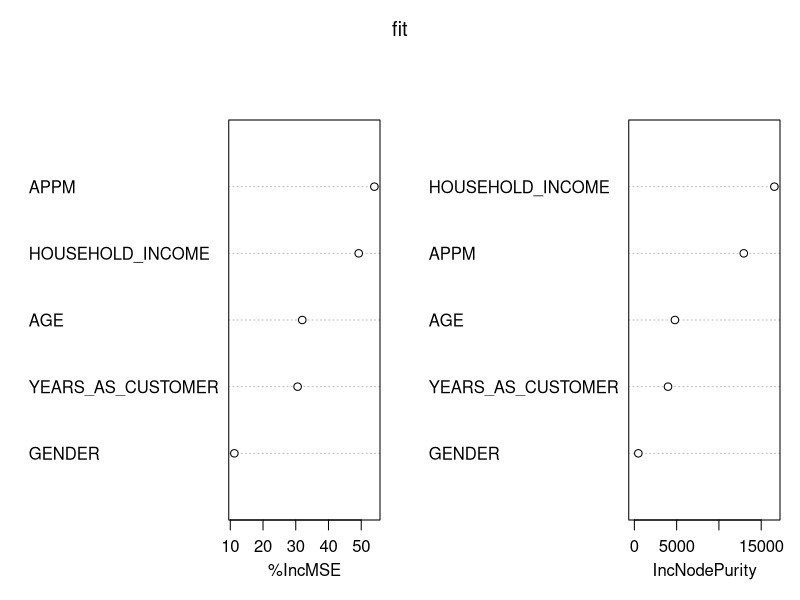

This chart was generated by the following R code: (Note: this script raises an error after producing the figure.)
# Magazines/newspaper subscriptions up-sell project

# ---------------------------------------------------------------------------------
# INITIAL SETUP
# ---------------------------------------------------------------------------------
# set working directory
setwd("~/Desktop/")

# load dataset
dat <- read.csv("CustSubscriptions.csv")


# ---------------------------------------------------------------------------------
# DATA CLEAN-UP/REFORMAT
# ---------------------------------------------------------------------------------
# drop $ sign in HOUSEHOLD_INCOME AND CUSTOMER_REVENUE vars and change them
# from categorical into numeric type
unique(dat$HOUSEHOLD_INCOME)
dat$HOUSEHOLD_INCOME <- gsub("\\$", "", dat$HOUSEHOLD_INCOME)
dat$HOUSEHOLD_INCOME <- as.numeric(gsub(",", "", dat$HOUSEHOLD_INCOME))
dat$CUSTOMER_REVENUE <- gsub("[$]", "", dat$CUSTOMER_REVENUE)
dat$CUSTOMER_REVENUE <- gsub(",", "", dat$CUSTOMER_REVENUE)
dat$CUSTOMER_REVENUE <- as.numeric(gsub(" ", "", dat$CUSTOMER_REVENUE))

# assumption:
# var CUSTOMER_REVENUE is revenue earned from customer the year before.

# new var: APPM (avg price per mag)
dat$APPM <- (dat$CUSTOMER_REVENUE / dat$CUSTOMER_SUBSCRIPTION_COUNT)



# ---------------------------------------------------------------------------------
# DATA EXPLORATION: overall data
# ---------------------------------------------------------------------------------
# percentage of potential lead over whole customer database
prop.table(table(dat$CUSTOMER_SUBSCRIPTION_COUNT == 1)) # 27%

# get summary of years as customer var
summary(dat$YEARS_AS_CUSTOMER)



# ---------------------------------------------------------------------------------
# DATA EXPLORATION: APPM var
# ---------------------------------------------------------------------------------
# note that APPM == 80 is only observed in customers > 1 subs, so let's 
# explore further

# subset new data frame for APPM == 80
APPM80 <- subset(dat, APPM == 80)
# 52 observations

# More male or female?
table(APPM80$GENDER)
# F  M  U 
# 14 36  2 

# Younger or older age?
summary(APPM80$AGE)
# Min. 1st Qu.  Median    Mean 3rd Qu.    Max. 
# 26.00   32.75   40.00   40.08   45.00   64.00 

# Newer or older customer?
summary(APPM80$YEARS_AS_CUSTOMER)
# Min. 1st Qu.  Median    Mean 3rd Qu.    Max. 
# 4.00    7.00   11.00   10.77   13.00   23.00 

# Fewer or More subscription count?
summary(APPM80$CUSTOMER_SUBSCRIPTION_COUNT)
# Min. 1st Qu.  Median    Mean 3rd Qu.    Max. 
# 2.000   7.000  10.500   9.846  13.000  13.000 

# Finding summary:
# Men around 40 years old; subscribing to 9-10 magazines for 10-11 years
# tend to subscribe to more expensive magazines.



# ---------------------------------------------------------------------------------
# DATA MODELING: RANDOM FOREST
# ---------------------------------------------------------------------------------
# load library
library(randomForest)

# ensure repeatability
set.seed(123)

# build a random forest model
fit <- randomForest(CUSTOMER_SUBSCRIPTION_COUNT ~ AGE + 
                            HOUSEHOLD_INCOME + 
                            YEARS_AS_CUSTOMER +
                            APPM + 
                            GENDER,
                    data = dat,
                    importance = T,
                    ntree = 500)

# plot to see importance of vars
varImpPlot(fit)

# Finding summary:
# APPM and household income show to be most important features.



# ---------------------------------------------------------------------------------
# DATA EXPLORATION: HOUSEHOLD_INCOME var
# ---------------------------------------------------------------------------------
# summary of household income
summary(dat$HOUSEHOLD_INCOME)

# subset data frame: <55000
under55k <- subset(dat, HOUSEHOLD_INCOME < 55000) # 8885 obs

# subset data frame: >= 55000
is55kandAbove <- subset(dat, HOUSEHOLD_INCOME >= 55000) # 7135 obs

# percentage of == 1 subs in under55k
prop.table(table(under55k$CUSTOMER_SUBSCRIPTION_COUNT > 1)) # 62%

# percentage of == 1 subs in is55kandAbove
prop.table(table(is55kandAbove$CUSTOMER_SUBSCRIPTION_COUNT > 1)) # 87%

# boxplot of household income data in relation with cust == 1 sub (0) and > 1 sub (1)
boxplot(dat$HOUSEHOLD_INCOME ~ dat$TARGET)

# Finding summary:
# Customers reporting higher household income tend to subscribe > 1 mag 



# ---------------------------------------------------------------------------------
# DATA MODELING: YEARS AS CUSTOMER
# ---------------------------------------------------------------------------------
# boxplot
boxplot(dat$YEARS_AS_CUSTOMER ~ dat$TARGET)

# Finding summary:
# cust > 1 sub have a lower median of years as customer



# ---------------------------------------------------------------------------------
# DATA MODELING: GENDER
# ---------------------------------------------------------------------------------
# chi-square test on female and target
femaleTarget = table(dat$TARGET, dat$Female)
chisq.test(femaleTarget)

# return:
# Pearson's Chi-squared test with Yates' continuity correction
# 
# data:  femaleTarget
# X-squared = 2.951, df = 1, p-value = 0.08582

# chi-square test on male and target
maleTarget = table(dat$TARGET, dat$Male)
chisq.test(maleTarget)

# return:
# Pearson's Chi-squared test with Yates' continuity correction
# 
# data:  maleTarget
# X-squared = 3.1593, df = 1, p-value = 0.0755

# note that p-value > 0.05 is consistent with previous findings that
# gender var does not significantly influence how many mag cust will subscribe.



# ---------------------------------------------------------------------------------
# DATA MODELING: LINEAR REGRESSION 
# ---------------------------------------------------------------------------------
# linear regression 
lmfit <- lm(CUSTOMER_SUBSCRIPTION_COUNT ~ HOUSEHOLD_INCOME + 
                    AGE + 
                    GENDER + 
                    APPM,
          data = dat)
summary(lmfit)

# Residuals:
#         Min     1Q Median     3Q    Max 
# -9.330 -1.681 -0.513  1.258 11.625 
#
# Coefficients:
#         Estimate Std. Error t value Pr(>|t|)    
# (Intercept)       4.144e+00  8.442e-02  49.084   <2e-16 ***
#         HOUSEHOLD_INCOME  3.087e-05  4.945e-07  62.423   <2e-16 ***
#         AGE              -4.160e-02  1.610e-03 -25.834   <2e-16 ***
#         GENDERM          -3.531e-01  4.139e-02  -8.531   <2e-16 ***
#         GENDERU           2.159e-02  1.159e-01   0.186    0.852    
# APPM             -2.022e-02  2.262e-03  -8.938   <2e-16 ***
#        ---
#         Signif. codes:  0 ‘***’ 0.001 ‘**’ 0.01 ‘*’ 0.05 ‘.’ 0.1 ‘ ’ 1
#
# Residual standard error: 2.507 on 16014 degrees of freedom
# Multiple R-squared:  0.2207,	Adjusted R-squared:  0.2204 
# F-statistic: 906.8 on 5 and 16014 DF,  p-value: < 2.2e-16



# ---------------------------------------------------------------------------------
# MAIN FINDINGS
# ---------------------------------------------------------------------------------
# 1. Customers, reporting higher income, tend to subscribe to more 
# expensive magazines.
# 2. Customers, reporting higher income, tend to subscribe to more magazines.
# 3. Newer customers, under 4 years, tend to subscribe to more magazines.
